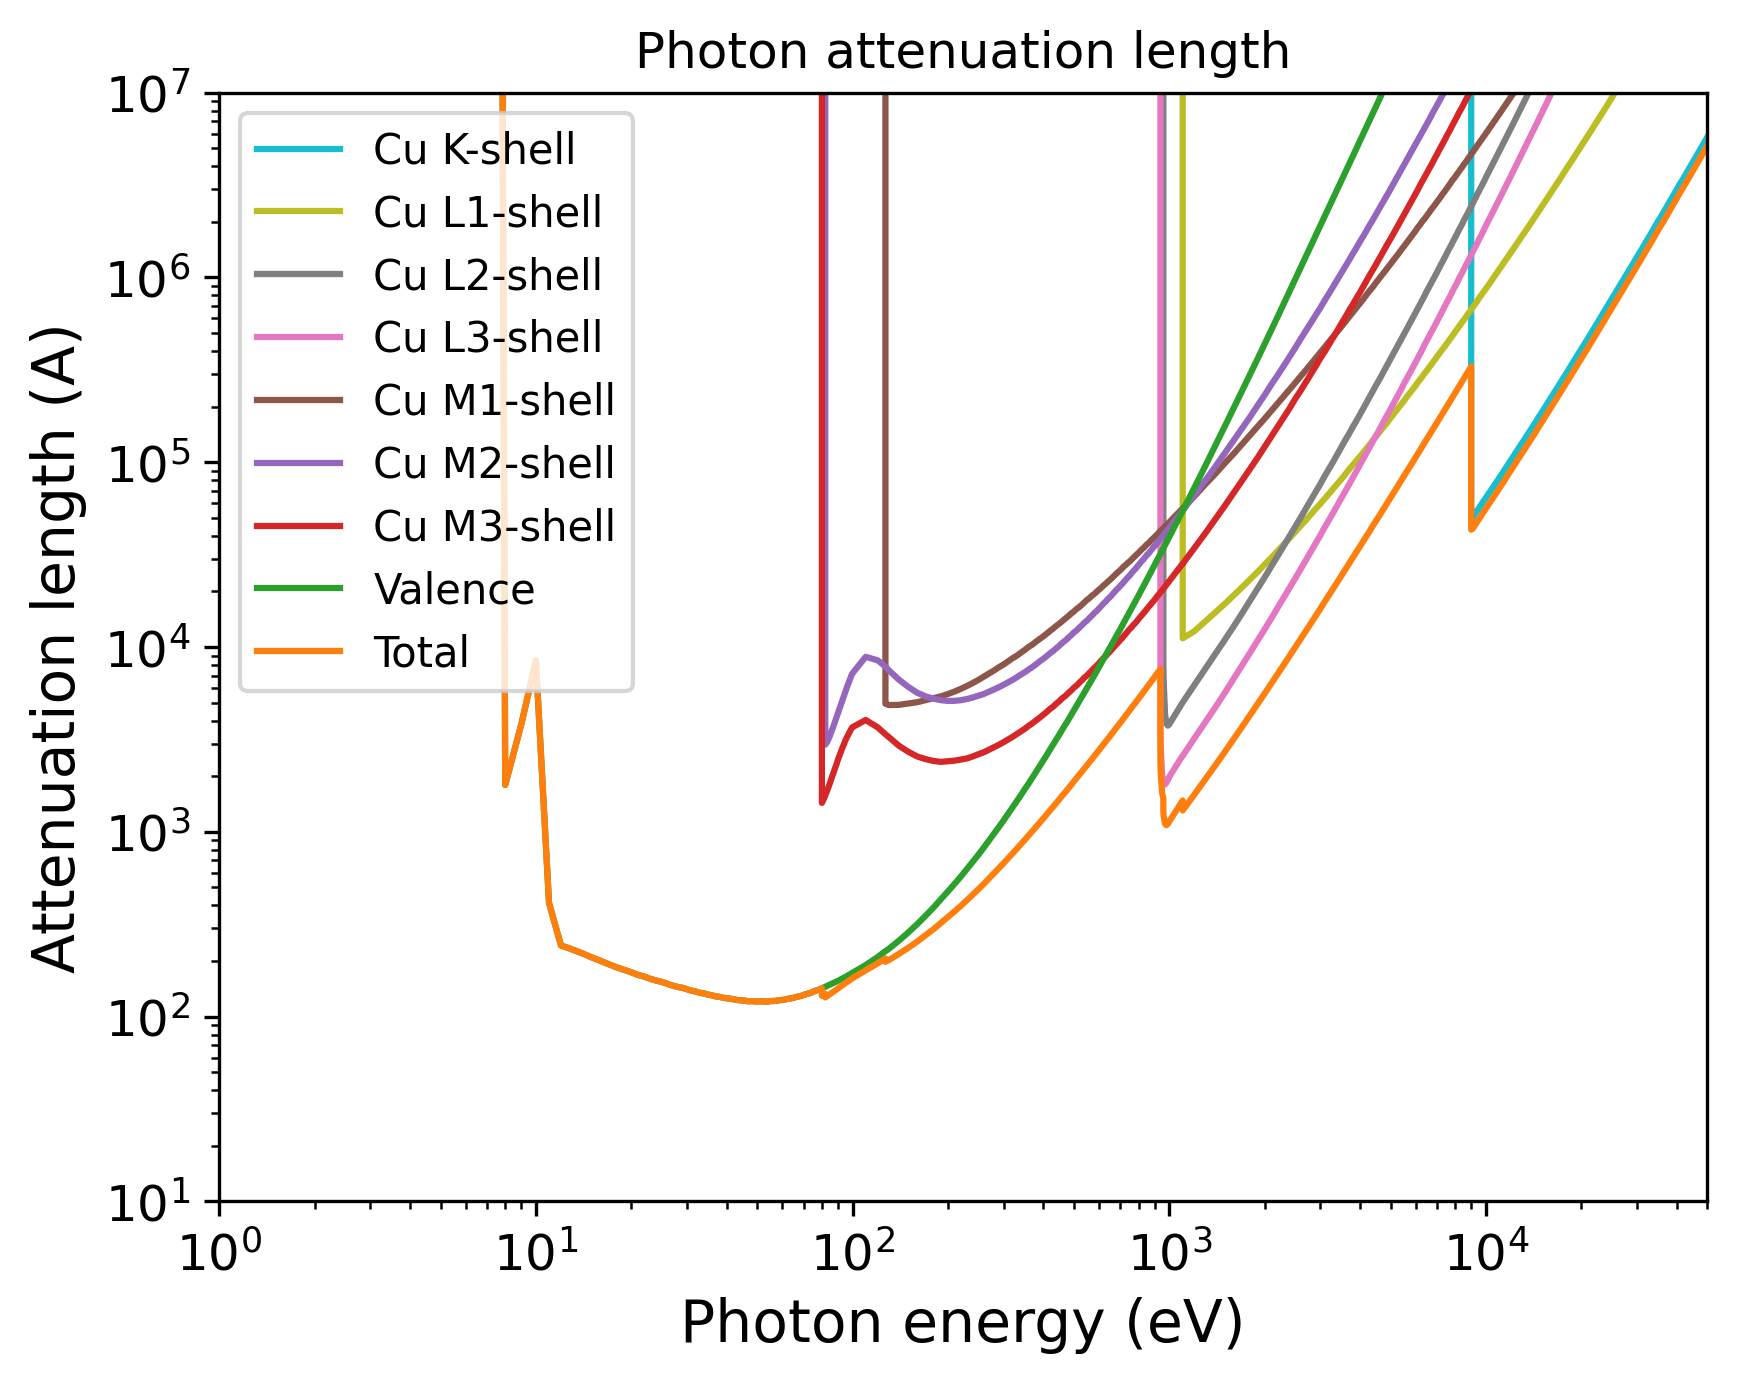

Write Python code to recreate this figure.
import pandas as pd
import numpy as np
import matplotlib.pyplot as plt
import matplotlib.cm as cm
# Set the format:
plt.xlabel("Photon energy (eV)", fontsize=14)
plt.ylabel("Attenuation length (A)", fontsize=14)
plt.xticks(fontsize=12)
plt.yticks(fontsize=12)
plt.grid(False)
# Set the axes:
# Read the output file:
df = pd.read_csv(r"OUTPUT_Cu_Photon_IMFP.dat", sep=r'\s+', header=None, comment="#", skipinitialspace=True)
plt.xscale("log")
plt.yscale("log")
# Prepare the plot:
columns_to_plot = [ 1, 2, 3, 4, 5, 6, 7, 8, 9]
labels = [ "Cu K-shell", "Cu L1-shell", "Cu L2-shell", "Cu L3-shell", "Cu M1-shell", "Cu M2-shell", "Cu M3-shell", "Valence", "Total"]
# Create N distinct colors from a colormap
N = len(columns_to_plot)
colors = plt.cm.tab10(np.linspace(1, 0, 10))
# Set line styles:
linestyles = [ "-", "-", "-", "-", "-", "-", "-", "-", "-"]
for i, col in enumerate(columns_to_plot):
    color = colors[i % len(colors)]
    ls    = linestyles[i % len(linestyles)]
    label = labels[i % len(labels)]
    plt.plot(df.iloc[:, 0], df.iloc[:, col],
    color=color,
    label=label,
    linestyle=ls)
plt.xlim(1.00000000,50000.00000000)
plt.ylim(10.00000000,10000000.00000000)
plt.title("Photon attenuation length")
plt.legend(loc="best", fontsize=10)
# Save the plot in this format:
plt.savefig("OUTPUT_MFP_photon.png", dpi=300, bbox_inches="tight")
